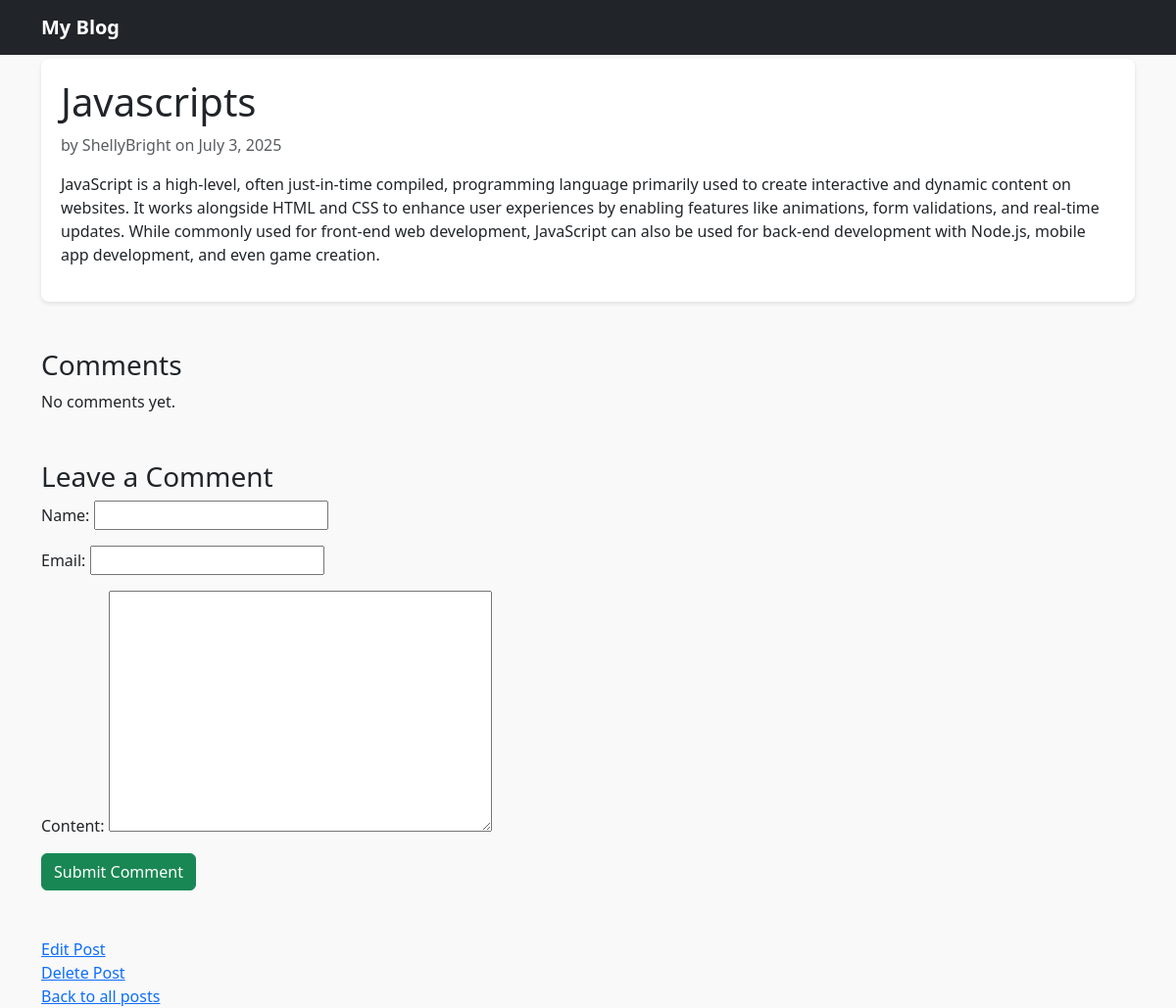
The page /4/ on the database as committed earlier.
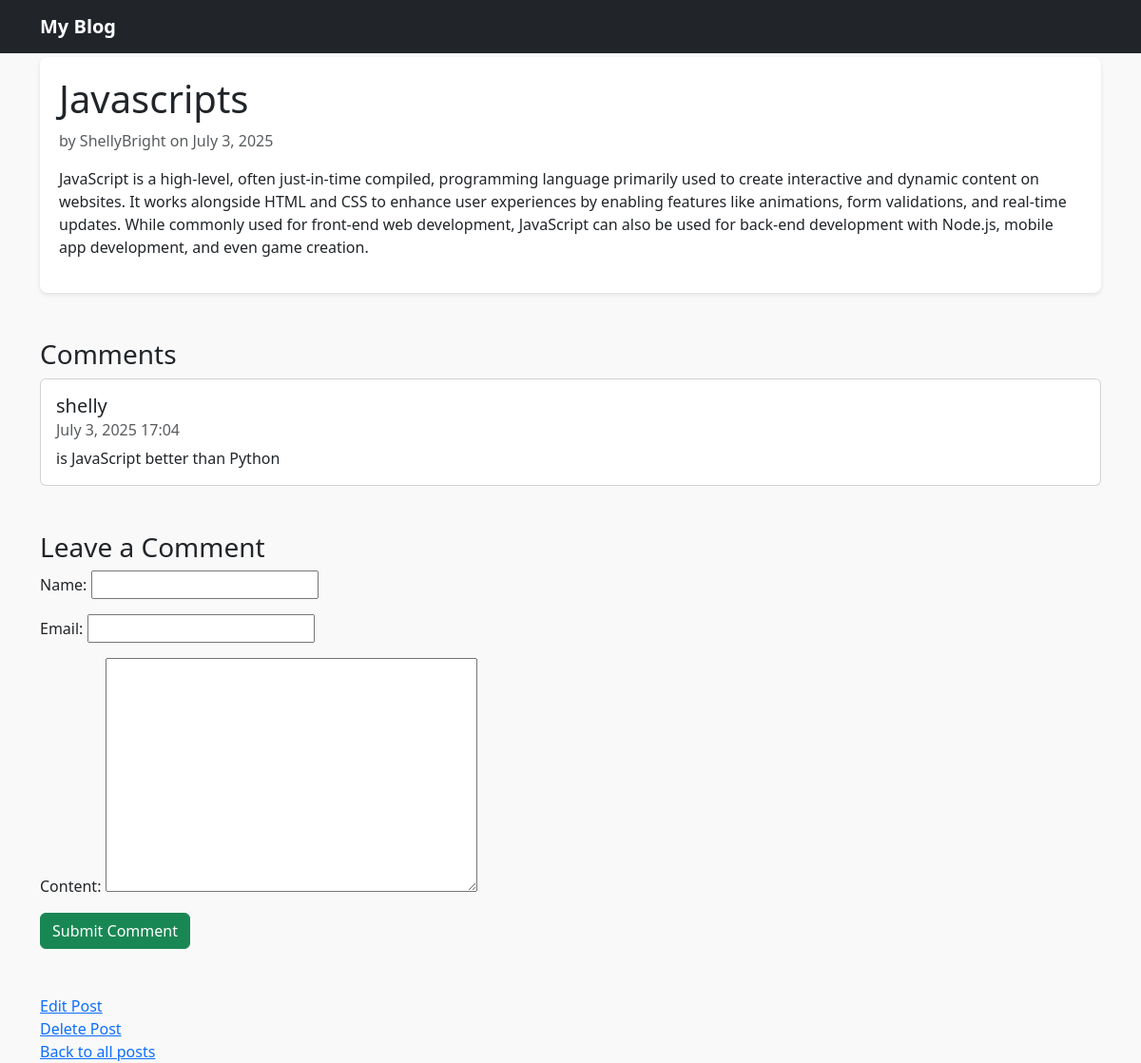
The same page on the database as committed later.
### blog/models.py (models this page shows, shortened)
class Comment(models.Model):
    name = models.CharField(max_length=80, null=True)
    email = models.EmailField(max_length=80, blank=True, null=True)
    post = models.ForeignKey(Post, related_name='comments', on_delete=models.CASCADE)
    content = models.TextField()
    created_at = models.DateTimeField(auto_now_add=True)
    approved = models.BooleanField(default=True)

### blog/views.py (the view)
# urls.py: path('<int:pk>/', views.post_detail, name='post_detail'),
def post_detail(request, pk):
    post = get_object_or_404(Post, pk=pk)
    comments = post.comments.filter(approved=True)
    if request.method == 'POST':
        comment_form = CommentForm(request.POST)
        if comment_form.is_valid():
            new_comment = comment_form.save(commit=False)
            new_comment.post = post
            new_comment.save()
            return redirect('post_detail', pk=post.pk)
    else:
        comment_form = CommentForm()
    return render(request, 'blog/post_detail.html', {
        'post': post,
        'comments': comments,
        'comment_form': comment_form
    })

### blog/forms.py
class CommentForm(forms.ModelForm):
    class Meta:
        model = Comment
        fields = ('name', 'email', 'content')

### blog/templates/blog/post_detail.html (shortened to what this page needs)
{% extends 'blog/base.html' %}
{% block content %}
<div class="blog-post">
    <h1>{{ post.title }}</h1>
    <p class="text-muted">by {{ post.author.username }} on {{ post.created_at|date:"F j, Y" }}</p>
    <p>{{ post.content }}</p>
</div>
<h3 class="mt-5">Comments</h3>
{% for comment in comments %}
    <div class="card mb-3">
        <div class="card-body">
            <h5 class="card-title">{{ comment.name }}</h5>
            <h6 class="card-subtitle mb-2 text-muted">{{ comment.created_at|date:"F j, Y H:i" }}</h6>
            <p class="card-text">{{ comment.content }}</p>
        </div>
    </div>
{% empty %}
    <p>No comments yet.</p>
{% endfor %}
<h3 class="mt-5">Leave a Comment</h3>
<form method="post" class="mb-5">
    {{ comment_form.as_p }}
    <button class="btn btn-success" type="submit">Submit Comment</button>
</form>
    <a href="{% url 'post_update' post.pk %}">Edit Post</a>
    <br />
    <a href="{% url 'post_delete' post.pk %}">Delete Post</a>
    <br />
    <a href="{% url 'post_list' %}">Back to all posts</a>
{% endblock %}

Rows that differ between the two databases and show on the page:
added Comment: name "shelly", created_at "July 3, 2025 17:04", content "is JavaScript better than Python"
Other text that changed with them:
text no longer shown: "No comments yet."
